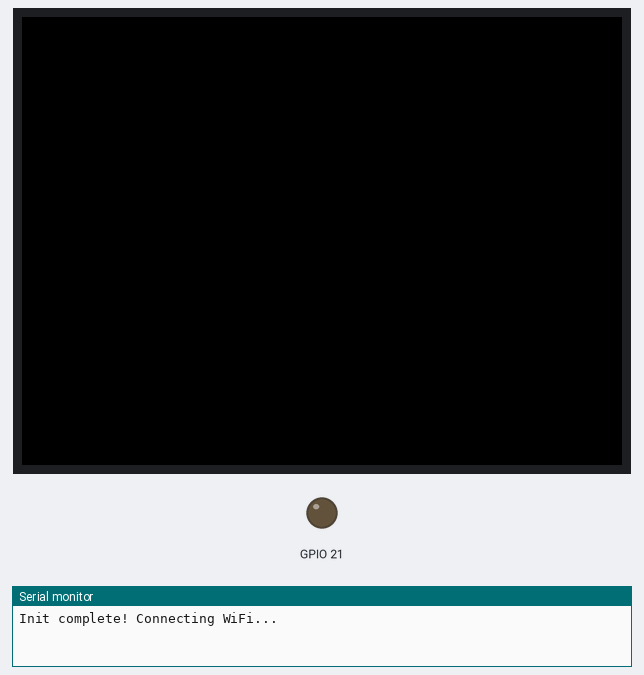
Bench run of a program on a simulated ESP32. Parts: 600×448 colour display, output pins drawn as LEDs (lit = HIGH), the last lines printed to the serial monitor. WiFi joins after 1.5 s; servers stay silent unless stated; uploads are accepted with an empty reply; not simulated (calls return 0 or success): config_private.h. At 1.9 s the program puts the board to deep sleep or switches it off; the recording ends there.

Above: at 0.1 s.
At 1.68 s:
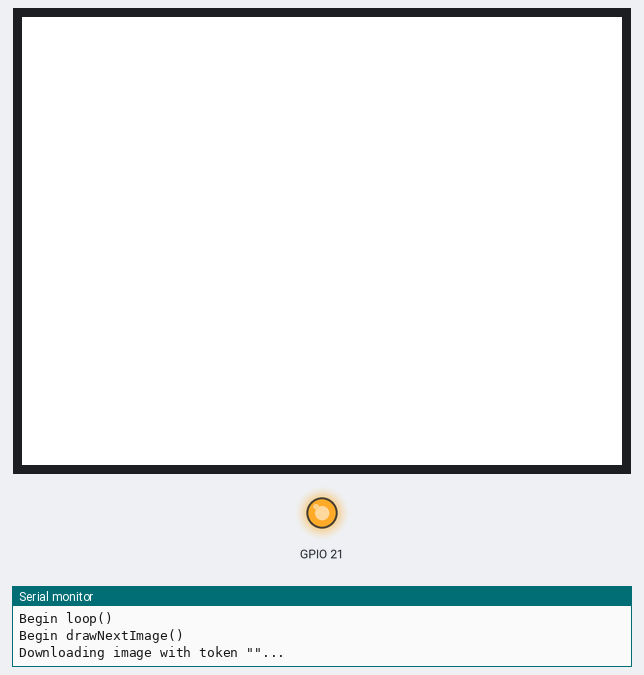
Timing chart, 0 to 1.9 s (numbered marks = the images above):
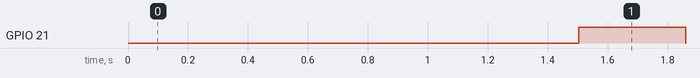

Measured:
- by itself, GPIO 21: LOW → HIGH at 1.5 s, → LOW 0.36 s later

The program:

main.cpp
```cpp
#define ENABLE_GxEPD2_GFX 0
#include <GxEPD2_7C.h>
#include <Arduino.h>
#include <WiFi.h>
#include <WiFiClientSecure.h>
#include "config.h"
#include "config_private.h"

#define GxEPD2_DISPLAY_CLASS GxEPD2_7C
#define GxEPD2_DRIVER_CLASS GxEPD2_565c

// Set page height to 1 to ensure we allocate the least overhead possible, we don't need pages
GxEPD2_DISPLAY_CLASS<GxEPD2_DRIVER_CLASS, 1> display(GxEPD2_DRIVER_CLASS(EPAPER_CS_PIN, EPAPER_DC_PIN, EPAPER_RST_PIN, EPAPER_BUSY_PIN));

// Calculate bytes needed for buffer (+1 to force round up)
const uint32_t display_buffer_size = ((display.height() * display.width()) + 1) / 2;
uint8_t* display_buffer;

// Pixel format: 4-bit-per-pixel, indexed colors:
#define COLOR_BLACK 0x00
#define COLOR_WHITE 0x01
#define COLOR_GREEN 0x02
#define COLOR_BLUE 0x03
#define COLOR_RED 0x04
#define COLOR_YELLOW 0x05
#define COLOR_ORANGE 0x06

WiFiClientSecure client;
RTC_DATA_ATTR char token[128];

void setup() {
  #ifdef PAPER_POWER_PIN
  pinMode(PAPER_POWER_PIN, OUTPUT);
  #endif

  Serial.begin(115200);

  SPI.end();
  SPI.begin(EPAPER_CLK, 0, EPAPER_DIN, EPAPER_CS_PIN);

  display_buffer = (uint8_t*)buffer_malloc(display_buffer_size);

  Serial.println("Init complete! Connecting WiFi...");

  WiFi.mode(WIFI_STA);
  WiFi.begin(WIFI_SSID, WIFI_PASSWORD);
  if (WiFi.waitForConnectResult() != WL_CONNECTED) {
    Serial.println("WiFi Failed!");
    return;
  }

  client.setCACert(IMAGE_URL_CA);

  Serial.println("WiFi connected!");
}

static bool drawNextImage() {
  token[sizeof(token) - 1] = 0;
  Serial.printf("Downloading image with token \"%s\"...", token); Serial.println();

  if (!client.connect(IMAGE_URL_HOST, 443)) {
    Serial.println("Connection failed!");
    return false;
  }

  client.printf("GET " IMAGE_URL " HTTP/1.1", token); client.println();
  client.println("Host: " IMAGE_URL_HOST);
  client.println("Connection: close");
  client.println();

  while (client.connected()) {
    const String line = client.readStringUntil('\n');

    const int idx = line.indexOf(":");
    if (idx > 0) {
      String headerName = line.substring(0, idx);
      headerName.toLowerCase();
      if (headerName == "token") {
        String headerValue = line.substring(idx + 1);
        headerValue.trim();
        strncpy(token, headerValue.c_str(), sizeof(token));
        Serial.printf("Got new token: %s", token); Serial.println();
      }
    }

    if (line == "\r") {
      Serial.println("Headers received. Fetching body...");
      break;
    }
  }

  uint32_t buffer_load_left = display_buffer_size;
  uint8_t* buffer_load = display_buffer;
  while ((client.connected() || client.available()) && buffer_load_left > 0) {
    int len = client.read(buffer_load, buffer_load_left);
    if (len <= 0) {
      continue;
    }
    buffer_load += len;
    buffer_load_left -= len;
  }

  const int data_left = client.available();
  client.stop();

  if (data_left) {
    Serial.print("Failed to download image! Too big: ");
    Serial.println(data_left);
    return false;
  }

  if (buffer_load_left > 0) {
    Serial.print("Failed to download image! Too small! Missing bytes: ");
    Serial.println(buffer_load_left);
    return false;
  }

  Serial.println("Downloading complete. Drawing image...");
  display.drawNative(display_buffer, 0, 0, 0, display.width(), display.height(), false, false, false);
  Serial.println("Drawing done!");
  return true;
}

void loop() {
  Serial.println("Begin loop()");

  #ifdef PAPER_POWER_PIN
  digitalWrite(PAPER_POWER_PIN, PAPER_POWER_PIN_ON);
  #endif
  display.init(115200);

  unsigned long sleepTime = PAPER_ESP_ERROR_SLEEP;
  Serial.println("Begin drawNextImage()");
  if (drawNextImage()) {
    sleepTime = PAPER_ESP_OK_SLEEP;
  }
  Serial.println("End drawNextImage()");

  Serial.println("Begin display.hibernate()");
  display.hibernate();
  Serial.println("End display.hibernate()");

  #ifdef PAPER_POWER_PIN
  digitalWrite(PAPER_POWER_PIN, PAPER_POWER_PIN_OFF);
  #endif

  Serial.println("End loop()");
  PaperESPSleep(sleepTime);
}
```

config.h
```cpp
#pragma once

#define IMAGE_URL_HOST "doridian.net"
#define IMAGE_URL "/api/e-paper-image?token=%s"
// LetsEncrypt root CA
#define IMAGE_URL_CA "-----BEGIN CERTIFICATE-----\n\
MIIFazCCA1OgAwIBAgIRAIIQz7DSQONZRGPgu2OCiwAwDQYJKoZIhvcNAQELBQAw\n\
TzELMAkGA1UEBhMCVVMxKTAnBgNVBAoTIEludGVybmV0IFNlY3VyaXR5IFJlc2Vh\n\
cmNoIEdyb3VwMRUwEwYDVQQDEwxJU1JHIFJvb3QgWDEwHhcNMTUwNjA0MTEwNDM4\n\
WhcNMzUwNjA0MTEwNDM4WjBPMQswCQYDVQQGEwJVUzEpMCcGA1UEChMgSW50ZXJu\n\
ZXQgU2VjdXJpdHkgUmVzZWFyY2ggR3JvdXAxFTATBgNVBAMTDElTUkcgUm9vdCBY\n\
MTCCAiIwDQYJKoZIhvcNAQEBBQADggIPADCCAgoCggIBAK3oJHP0FDfzm54rVygc\n\
h77ct984kIxuPOZXoHj3dcKi/vVqbvYATyjb3miGbESTtrFj/RQSa78f0uoxmyF+\n\
0TM8ukj13Xnfs7j/EvEhmkvBioZxaUpmZmyPfjxwv60pIgbz5MDmgK7iS4+3mX6U\n\
A5/TR5d8mUgjU+g4rk8Kb4Mu0UlXjIB0ttov0DiNewNwIRt18jA8+o+u3dpjq+sW\n\
T8KOEUt+zwvo/7V3LvSye0rgTBIlDHCNAymg4VMk7BPZ7hm/ELNKjD+Jo2FR3qyH\n\
B5T0Y3HsLuJvW5iB4YlcNHlsdu87kGJ55tukmi8mxdAQ4Q7e2RCOFvu396j3x+UC\n\
B5iPNgiV5+I3lg02dZ77DnKxHZu8A/lJBdiB3QW0KtZB6awBdpUKD9jf1b0SHzUv\n\
KBds0pjBqAlkd25HN7rOrFleaJ1/ctaJxQZBKT5ZPt0m9STJEadao0xAH0ahmbWn\n\
OlFuhjuefXKnEgV4We0+UXgVCwOPjdAvBbI+e0ocS3MFEvzG6uBQE3xDk3SzynTn\n\
jh8BCNAw1FtxNrQHusEwMFxIt4I7mKZ9YIqioymCzLq9gwQbooMDQaHWBfEbwrbw\n\
qHyGO0aoSCqI3Haadr8faqU9GY/rOPNk3sgrDQoo//fb4hVC1CLQJ13hef4Y53CI\n\
rU7m2Ys6xt0nUW7/vGT1M0NPAgMBAAGjQjBAMA4GA1UdDwEB/wQEAwIBBjAPBgNV\n\
HRMBAf8EBTADAQH/MB0GA1UdDgQWBBR5tFnme7bl5AFzgAiIyBpY9umbbjANBgkq\n\
hkiG9w0BAQsFAAOCAgEAVR9YqbyyqFDQDLHYGmkgJykIrGF1XIpu+ILlaS/V9lZL\n\
ubhzEFnTIZd+50xx+7LSYK05qAvqFyFWhfFQDlnrzuBZ6brJFe+GnY+EgPbk6ZGQ\n\
3BebYhtF8GaV0nxvwuo77x/Py9auJ/GpsMiu/X1+mvoiBOv/2X/qkSsisRcOj/KK\n\
NFtY2PwByVS5uCbMiogziUwthDyC3+6WVwW6LLv3xLfHTjuCvjHIInNzktHCgKQ5\n\
ORAzI4JMPJ+GslWYHb4phowim57iaztXOoJwTdwJx4nLCgdNbOhdjsnvzqvHu7Ur\n\
TkXWStAmzOVyyghqpZXjFaH3pO3JLF+l+/+sKAIuvtd7u+Nxe5AW0wdeRlN8NwdC\n\
jNPElpzVmbUq4JUagEiuTDkHzsxHpFKVK7q4+63SM1N95R1NbdWhscdCb+ZAJzVc\n\
oyi3B43njTOQ5yOf+1CceWxG1bQVs5ZufpsMljq4Ui0/1lvh+wjChP4kqKOJ2qxq\n\
4RgqsahDYVvTH9w7jXbyLeiNdd8XM2w9U/t7y0Ff/9yi0GE44Za4rF2LN9d11TPA\n\
mRGunUHBcnWEvgJBQl9nJEiU0Zsnvgc/ubhPgXRR4Xq37Z0j4r7g1SgEEzwxA57d\n\
emyPxgcYxn/eR44/KJ4EBs+lVDR3veyJm+kXQ99b21/+jh5Xos1AnX5iItreGCc=\n\
-----END CERTIFICATE-----"

#define EPAPER_RST_PIN  19
#define EPAPER_DC_PIN   33
#define EPAPER_CS_PIN   27
#define EPAPER_BUSY_PIN 32
#define EPAPER_CLK      18
#define EPAPER_DIN      23

//#define PaperESPSleep delayMicroseconds
#define PaperESPSleep ESP.deepSleep
#define PAPER_ESP_OK_SLEEP (1 * 60 * 60 * 1e6)
//#define PAPER_ESP_OK_SLEEP (60 * 1e6)
#define PAPER_ESP_ERROR_SLEEP (60 * 1e6)

//#define buffer_malloc malloc
#define buffer_malloc ps_malloc
```
